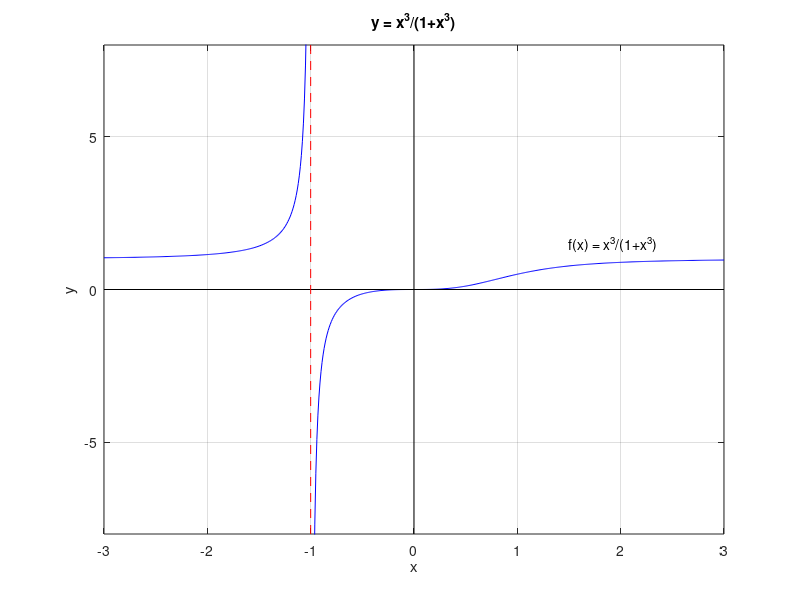

This figure's MATLAB source:
close all

% Graph of  y = x^3/(1+x^3)

x=-3:0.01:-1.03;
y= x.^3./(1+x.^3);
plot(x,y,'b');
hold on
grid on;
x=-0.97:0.01:3;
y= x.^3./(1+x.^3);
plot(x,y,'b');
text(1.5, 1.5, 'f(x) = x^3/(1+x^3)');

% The x axis
x=linspace(-3,3,2);
y=0*x;
plot(x,y,'k');

% The y axis
y=linspace(-8,8,2);
x=0*y;
plot(x,y,'k');

% The vertical asymptote at x = -1
y=linspace(-8,8,2);
x=0*y - 1;
plot(x,y, '--r');

% The title and the labels
xlabel('x');
ylabel('y');
title('y = x^3/(1+x^3)');

axis([ -3, 3, -8, 8])
